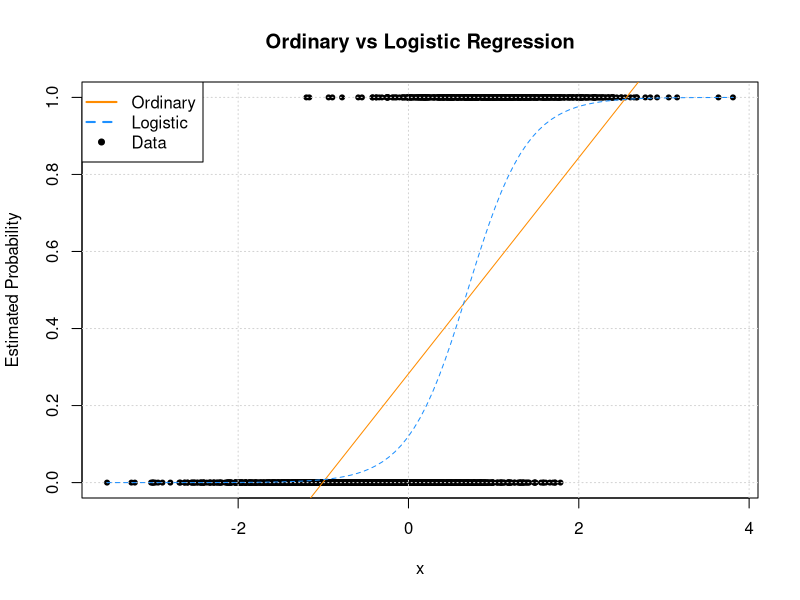
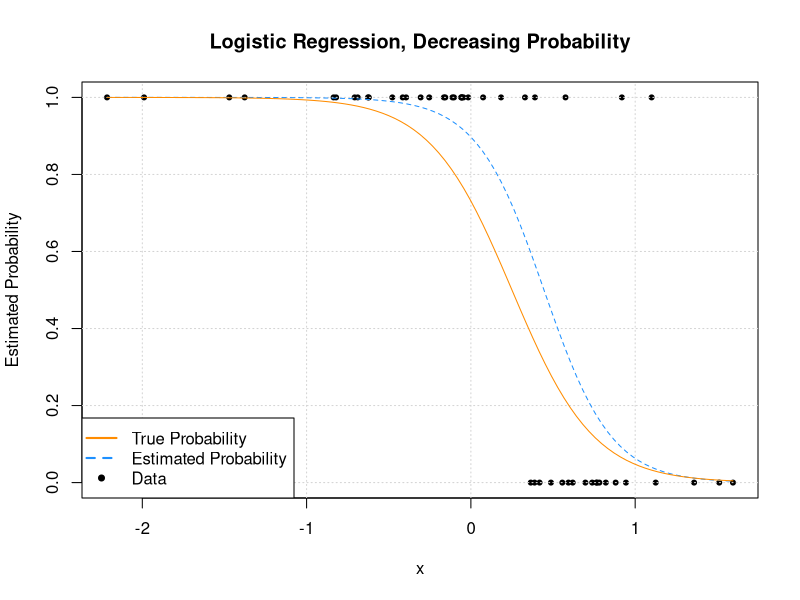
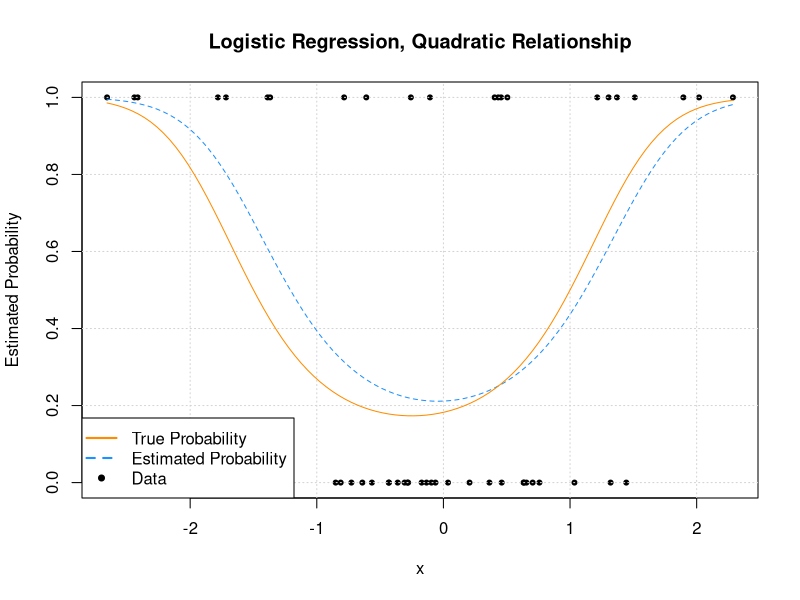
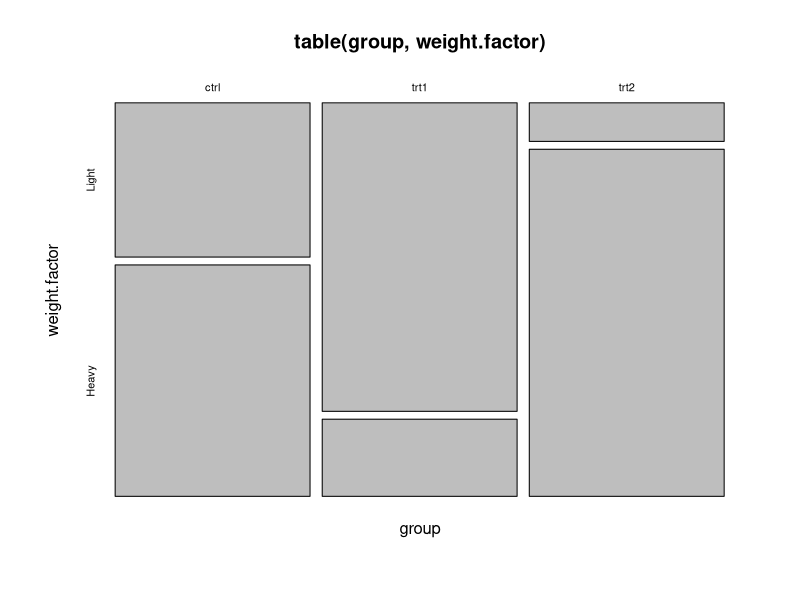

Write R code to recreate these figures, in order.
#Logistical Regression: Bernoulli and applying a polynomial transformation
#Step-wise reg

#Linear combination of M predictor variables
sim_logistic_data = function(sample_size = 2500, beta_0 = -2, beta_1 = 3)
{
  x = rnorm(n = sample_size)
  eta = beta_0 + beta_1 * x
  p = 1/ (1 + exp(-eta))
  y = rbinom(n = sample_size, size = 1, prob = p)
  data.frame(y, x)
}
#y: binary 
set.seed(1)
example_data = sim_logistic_data()
head(example_data)

#ordinary linear regression
fit_lm = lm(y ~ x, data = example_data)
#logistic regression
fit_glm = glm(y ~ x, data = example_data, family = binomial)

glm(y ~ x, data = example_data)

fit_glm = glm(y ~ x, data = example_data, family = binomial(link = "logit"))

plot(y ~ x, data = example_data, pch = 20, ylab = "Estimated Probability", 
     main = "Ordinary vs Logistic Regression")
grid()
abline(fit_lm, col = "darkorange")
curve(predict(fit_glm, data.frame(x), type = "response"), 
      add = TRUE, col = "dodgerblue", lty = 2)
legend("topleft", c("Ordinary", "Logistic", "Data"), lty = c(1,2,0), 
       pch = c(NA, NA, 20), lwd = 2, col = c("darkorange", "dodgerblue", "black"))
#Logistical regression has exponential term so fits better


round(coef(fit_glm), 1)

set.seed(1)
example_data = sim_logistic_data(sample_size = 50, beta_0 =1, beta_1 = -4)

fit_glm = glm(y ~ x, data = example_data, family = binomial)
plot(y ~ x, data = example_data, pch = 20, ylab = "Estimated Probability", 
     main = "Logistic Regression, Decreasing Probability")
grid()
curve(predict(fit_glm, data.frame(x), type = "response"), 
      add = TRUE, col = "dodgerblue", lty = 2)
curve(boot::inv.logit(1 - 4 * x), add = TRUE, col = "darkorange", lty = 1)
legend("bottomleft", c("True Probability", "Estimated Probability", "Data"), lty = c(1,2,0), 
       pch = c(NA, NA, 20), lwd = 2, col = c("darkorange", "dodgerblue", "black"))
#True probability vs estimated probability


#Transformation (using polynomial) of logistical Regression 
sim_quadratic_logistic_data = function(sample_size = 25)
{
  x = rnorm(n = sample_size)
  eta = -1.5 + 0.5 * x + x ^ 2
  p = 1/ (1 + exp(-eta))
  y = rbinom(n = sample_size, size = 1, prob = p)
  data.frame(y, x)
}

set.seed(42)
example_data = sim_quadratic_logistic_data(sample_size = 50)
fit_glm = glm(y ~ x + I(x^2), data = example_data, family = binomial)
plot(y ~ x, data = example_data, pch = 20, ylab = "Estimated Probability", 
     main = "Logistic Regression, Quadratic Relationship")
grid()
curve(predict(fit_glm, data.frame(x), type = "response"), 
      add = TRUE, col = "dodgerblue", lty = 2)
curve(boot::inv.logit(-1.5 + 0.5 * x + x^2), add = TRUE, col = "darkorange", lty = 1)

legend("bottomleft", c("True Probability", "Estimated Probability", "Data"), lty = c(1,2,0), 
       pch = c(NA, NA, 20), lwd = 2, col = c("darkorange", "dodgerblue", "black"))


#Plant Growth dataset
head(PlantGrowth)

attach(PlantGrowth)
weight.factor <- cut(weight, 2, labels = c('Light', 'Heavy')) #binarize weights
plot(table(group, weight.factor))
#used cut function to create binary response variables: light and heavy plants

glm.1 <- glm(weight.factor ~ group, family = binomial)

#ANOVA TEST
anova(glm.1, test = 'LRT')
#p-value is low so distribution of weights vary with treatment given

#predict for heavy plants for each treatment
predict(glm.1, type = 'response')

detach(PlantGrowth)

data('Pima.te', package = 'MASS') # loads data
head(Pima.te)
#step-wise regression
glm.2 <- step(glm(type ~., data = Pima.te, family = binomial(link = 'probit')))
#optimal set of variables given

summary(glm.2)
#Verifies bc the variables have low p-values

